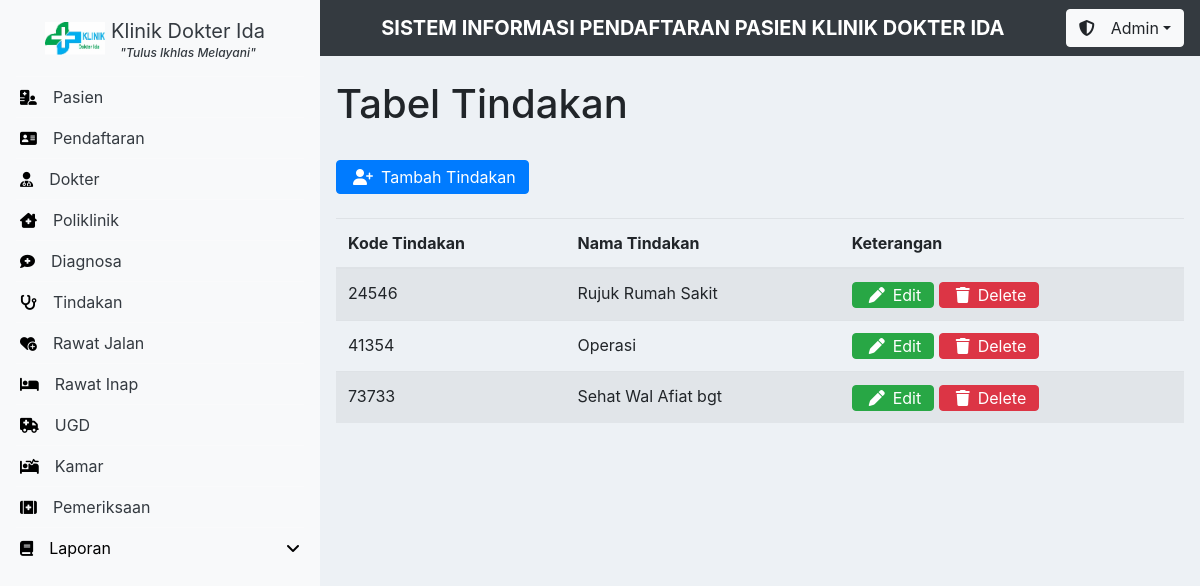
The app's page /dashboard.php?tab=tindakan (signed in) with its own data.
### tables this page shows
CREATE TABLE `tindakan` (
  `kode_tindakan` int(5) NOT NULL,
  `nama_tindakan` varchar(255) NOT NULL,
  PRIMARY KEY (`kode_tindakan`)
);

### functions.php (called while the page is built, shortened)
<?php
$conn = mysqli_connect('localhost', 'root', '', 'klinik-ida');
function query($query)
{
    global $conn;
    $result = mysqli_query($conn, $query);
    $rows = [];
    while ($row = mysqli_fetch_assoc($result)) {
        $rows[] = $row;
    }
    return $rows;
}

### tindakan.php (the view)
<h1>Tabel Tindakan</h1>
<?php
$data = query('select * from tindakan');
?>
<a href="dashboard.php?tab=formTindakan" class="btn btn-primary pl-3 py-1 mt-4 mb-4"><i class="fa-solid fa-user-plus pr-2"></i>Tambah
    Tindakan</a>
<table class="table table-striped">
    <thead>
        <tr>
            <th scope="col">Kode Tindakan</th>
            <th scope="col">Nama Tindakan</th>
            <th scope="col">Keterangan</th>
        </tr>
    </thead>
    <tbody>
        <?php foreach ($data as $dt) { ?>
            <tr>
                <td> <?= $dt['kode_tindakan'] ?></td>
                <td> <?= $dt['nama_tindakan'] ?></td>
                <td>
                    <a href="dashboard.php?tab=editTindakan&id=<?= $dt['kode_tindakan'] ?>" class="btn btn-success pl-3 py-0"><i class="fa-solid fa-pen pr-2"></i>Edit</a>
                    <a href="dashboard.php?tab=deleteTindakan&id=<?= $dt['kode_tindakan'] ?>" class="btn btn-danger pl-3 py-0" onclick="return confirm('Are you sure you want to delete this item?');"><i class="fa-solid fa-trash pr-2"></i>Delete</a>
                </td>
            </tr>
        <?php } ?>
    </tbody>
</table>

### css/style.css (style rules this page uses)
* { padding: 0; margin: 0; }

### records on screen
tindakan: kode_tindakan "24546", nama_tindakan "Rujuk Rumah Sakit"
tindakan: kode_tindakan "41354", nama_tindakan "Operasi"
tindakan: kode_tindakan "73733", nama_tindakan "Sehat Wal Afiat bgt"
